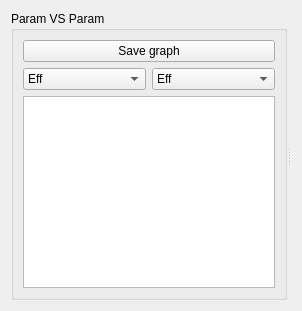
       <widget class="QWidget" name="ParamComp">
        <attribute name="title">
         <string>ParamComp</string>
        </attribute>
        <layout class="QHBoxLayout" name="horizontalLayout_7">
         <item>
          <widget class="QSplitter" name="splitter_7">
           <property name="orientation">
            <enum>Qt::Horizontal</enum>
           </property>
           <widget class="QGroupBox" name="groupBox_PVP">
            <property name="sizePolicy">
             <sizepolicy hsizetype="Maximum" vsizetype="Maximum">
              <horstretch>0</horstretch>
              <verstretch>0</verstretch>
             </sizepolicy>
            </property>
            <property name="title">
             <string>Param VS Param</string>
            </property>
            <layout class="QGridLayout" name="gridLayout_9">
             <item row="0" column="0" colspan="2">
              <widget class="QPushButton" name="pushButton_SavePVPGraph">
               <property name="text">
                <string>Save graph</string>
               </property>
              </widget>
             </item>
             <item row="3" column="0" colspan="2">
              <widget class="QListWidget" name="listWidget_ParamComp">
               <property name="sizePolicy">
                <sizepolicy hsizetype="Expanding" vsizetype="Expanding">
                 <horstretch>0</horstretch>
                 <verstretch>0</verstretch>
                </sizepolicy>
               </property>
               <property name="selectionMode">
                <enum>QAbstractItemView::MultiSelection</enum>
               </property>
              </widget>
             </item>
             <item row="1" column="0">
              <widget class="QComboBox" name="comboBox_PVPx">
               <item>
                <property name="text">
                 <string>Eff</string>
                </property>
               </item>
               <item>
                <property name="text">
                 <string>FF</string>
                </property>
               </item>
               <item>
                <property name="text">
                 <string>Voc</string>
                </property>
               </item>
               <item>
                <property name="text">
                 <string>Jsc</string>
                </property>
               </item>
               <item>
                <property name="text">
                 <string>Vmpp</string>
                </property>
               </item>
               <item>
                <property name="text">
                 <string>Jmpp</string>
                </property>
               </item>
               <item>
                <property name="text">
                 <string>Roc</string>
                </property>
               </item>
               <item>
                <property name="text">
                 <string>Rsc</string>
                </property>
               </item>
              </widget>
             </item>
             <item row="1" column="1">
              <widget class="QComboBox" name="comboBox_PVPy">
               <item>
                <property name="text">
                 <string>Eff</string>
                </property>
               </item>
               <item>
                <property name="text">
                 <string>FF</string>
                </property>
               </item>
               <item>
                <property name="text">
                 <string>Voc</string>
                </property>
               </item>
               <item>
                <property name="text">
                 <string>Jsc</string>
                </property>
               </item>
               <item>
                <property name="text">
                 <string>Vmpp</string>
                </property>
               </item>
               <item>
                <property name="text">
                 <string>Jmpp</string>
                </property>
               </item>
               <item>
                <property name="text">
                 <string>Roc</string>
                </property>
               </item>
               <item>
                <property name="text">
                 <string>Rsc</string>
                </property>
               </item>
              </widget>
             </item>
            </layout>
           </widget>
           <widget class="QWidget" name="widget_PVPGraph" native="true">
            <property name="sizePolicy">
             <sizepolicy hsizetype="Expanding" vsizetype="Expanding">
              <horstretch>0</horstretch>
              <verstretch>0</verstretch>
             </sizepolicy>
            </property>
            <layout class="QGridLayout" name="gridLayout_11">
             <property name="leftMargin">
              <number>0</number>
             </property>
             <property name="topMargin">
              <number>0</number>
             </property>
             <property name="rightMargin">
              <number>0</number>
             </property>
             <property name="bottomMargin">
              <number>0</number>
             </property>
            </layout>
           </widget>
          </widget>
         </item>
        </layout>
       </widget>
